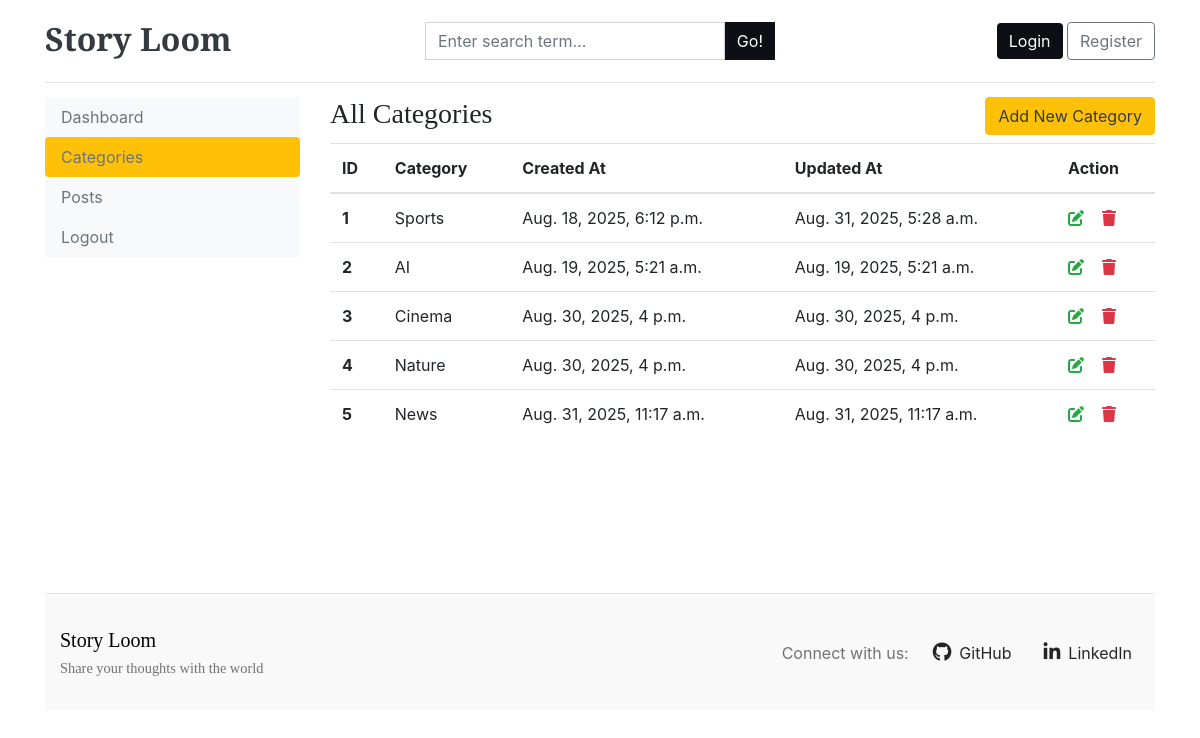
/dashboard/categories/, run on the app's committed database.
### blogs/models.py (models this page shows, shortened)
class Category(models.Model):
  category_name = models.CharField(max_length=50, unique=True)
  created_at = models.DateTimeField(auto_now_add=True)
  updated_at = models.DateTimeField(auto_now=True)
  class Meta:
   verbose_name_plural = 'Categories'

### dashboards/views.py (the view)
# urls.py: path('categories/', views.categories, name='categories'),
def categories(request):
  return render(request, 'dashboard/categories.html')

### blogs/context_processors.py (called while the page is built)
def get_categories(request):
  categories = Category.objects.all()
  return dict(categories=categories)

### templates/dashboard/categories.html
{% extends '../base/base.html' %}
{% block content %}
<div class="row" style="margin-top: 14px; height: 62vh;">
  {% include './leftsidebar.html' %}
   <div class="col-md-9">
    <h3 style="display: inline-block;">All Categories</h3>
    <a href="{% url 'add_categories' %}" class="btn btn-warning text-dark float-right mb-2">Add New Category</a>
    <table class="table table-hover">
      <thead>
    <tr>
      <th>ID</th>
      <th>Category</th>
      <th>Created At</th>
      <th>Updated At</th>
      <th>Action</th>
    </tr>
  </thead>
  <tbody>
    {% for cat in categories %}
    <tr>
      <th>{{ forloop.counter }}</th>
      <td>{{ cat.category_name }}</td>
      <td>{{ cat.created_at }}</td>
      <td>{{ cat.updated_at }}</td>
      <td>
        <a href="{% url 'edit_categories' cat.id %}"><i class="fa fa-edit text-success"></i></a> &nbsp;&nbsp;
        <a href="{% url 'delete_categories' cat.id %}"><i class="fa fa-trash text-danger"></i></a>
      </td>
    </tr>
    {% endfor %}
  </tbody>
   </table>
    </div>
   </div>
{% endblock %}

### static/css/blog.css (style rules this page uses)
h1, h2, h3, h4, h5, h6 { font-family: "Libre Baskerville", Georgia, "Times New Roman", serif ; }

### data on the page
Category: category_name "Sports", created_at "Aug. 18, 2025, 6:12 p.m.", updated_at "Aug. 31, 2025, 5:28 a.m."
Category: category_name "AI", created_at "Aug. 19, 2025, 5:21 a.m.", updated_at "Aug. 19, 2025, 5:21 a.m."
Category: category_name "Cinema", created_at "Aug. 30, 2025, 4 p.m.", updated_at "Aug. 30, 2025, 4 p.m."
Category: category_name "Nature", created_at "Aug. 30, 2025, 4 p.m.", updated_at "Aug. 30, 2025, 4 p.m."
Category: category_name "News", created_at "Aug. 31, 2025, 11:17 a.m.", updated_at "Aug. 31, 2025, 11:17 a.m."
